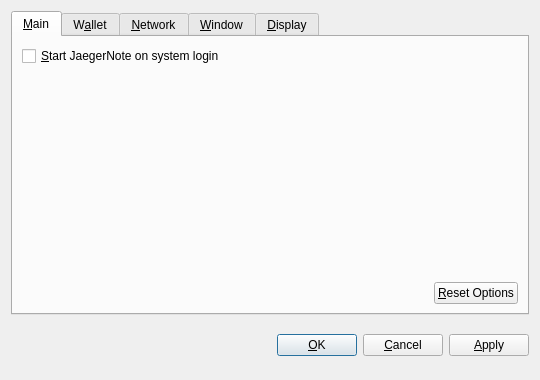
<?xml version="1.0" encoding="UTF-8"?>
<ui version="4.0">
 <class>OptionsDialog</class>
 <widget class="QDialog" name="OptionsDialog">
  <property name="geometry">
   <rect>
    <x>0</x>
    <y>0</y>
    <width>540</width>
    <height>380</height>
   </rect>
  </property>
  <property name="windowTitle">
   <string>Options</string>
  </property>
  <property name="modal">
   <bool>true</bool>
  </property>
  <layout class="QVBoxLayout" name="verticalLayout">
   <item>
    <widget class="QTabWidget" name="tabWidget">
     <property name="tabPosition">
      <enum>QTabWidget::North</enum>
     </property>
     <property name="currentIndex">
      <number>0</number>
     </property>
     <widget class="QWidget" name="tabMain">
      <attribute name="title">
       <string>&amp;Main</string>
      </attribute>
      <layout class="QVBoxLayout" name="verticalLayout_Main">
       <item>
        <widget class="QCheckBox" name="bitcoinAtStartup">
         <property name="toolTip">
          <string>Automatically start JaegerNote after logging in to the system.</string>
         </property>
         <property name="text">
          <string>&amp;Start JaegerNote on system login</string>
         </property>
        </widget>
       </item>
       <item>
        <spacer name="verticalSpacer_Main">
         <property name="orientation">
          <enum>Qt::Vertical</enum>
         </property>
         <property name="sizeHint" stdset="0">
          <size>
           <width>20</width>
           <height>40</height>
          </size>
         </property>
        </spacer>
       </item>
       <item>
        <layout class="QHBoxLayout" name="horizontalLayout_2_Main">
         <item>
          <spacer name="horizontalSpacer_2_Main">
           <property name="orientation">
            <enum>Qt::Horizontal</enum>
           </property>
           <property name="sizeHint" stdset="0">
            <size>
             <width>40</width>
             <height>20</height>
            </size>
           </property>
          </spacer>
         </item>
         <item>
          <widget class="QPushButton" name="resetButton">
           <property name="toolTip">
            <string>Reset all client options to default.</string>
           </property>
           <property name="text">
            <string>&amp;Reset Options</string>
           </property>
           <property name="autoDefault">
            <bool>false</bool>
           </property>
          </widget>
         </item>
        </layout>
       </item>
      </layout>
     </widget>
     <widget class="QWidget" name="tabWallet">
      <attribute name="title">
       <string>W&amp;allet</string>
      </attribute>
      <layout class="QVBoxLayout" name="verticalLayout_Network">
       <item>
        <widget class="QLabel" name="transactionFeeInfoLabel">
         <property name="text">
          <string>Optional transaction fee per kB that helps make sure your transactions are processed quickly. Most transactions are 1 kB.</string>
         </property>
         <property name="textFormat">
          <enum>Qt::PlainText</enum>
         </property>
         <property name="wordWrap">
          <bool>true</bool>
         </property>
        </widget>
       </item>
       <item>
        <layout class="QHBoxLayout" name="horizontalLayout_1_Main">
         <item>
          <widget class="QLabel" name="transactionFeeLabel">
           <property name="text">
            <string>Pay transaction &amp;fee</string>
           </property>
           <property name="textFormat">
            <enum>Qt::PlainText</enum>
           </property>
           <property name="buddy">
            <cstring>transactionFee</cstring>
           </property>
          </widget>
         </item>
         <item>
          <widget class="BitcoinAmountField" name="transactionFee"/>
         </item>
         <item>
          <spacer name="horizontalSpacer_1_Main">
           <property name="orientation">
            <enum>Qt::Horizontal</enum>
           </property>
           <property name="sizeHint" stdset="0">
            <size>
             <width>40</width>
             <height>20</height>
            </size>
           </property>
          </spacer>
         </item>
        </layout>
       </item>
       <item>
        <widget class="QLabel" name="label">
         <property name="text">
          <string>If you disable the spending of unconfirmed change, the change from a transaction cannot be used until that transaction has at least one confirmation. This also affects how your balance is computed.</string>
         </property>
         <property name="wordWrap">
          <bool>true</bool>
         </property>
        </widget>
       </item>
       <item>
        <widget class="QCheckBox" name="spendZeroConfChange">
         <property name="text">
          <string>Spend unconfirmed change  (experts only)</string>
         </property>
        </widget>
       </item>
       <item>
        <spacer name="verticalSpacer">
         <property name="orientation">
          <enum>Qt::Vertical</enum>
         </property>
         <property name="sizeHint" stdset="0">
          <size>
           <width>20</width>
           <height>40</height>
          </size>
         </property>
        </spacer>
       </item>
      </layout>
     </widget>
     <widget class="QWidget" name="tabNetwork">
      <attribute name="title">
       <string>&amp;Network</string>
      </attribute>
      <layout class="QVBoxLayout" name="verticalLayout_Network">
       <item>
        <widget class="QCheckBox" name="mapPortUpnp">
         <property name="toolTip">
          <string>Automatically open the JaegerNote client port on the router. This only works when your router supports UPnP and it is enabled.</string>
         </property>
         <property name="text">
          <string>Map port using &amp;UPnP</string>
         </property>
        </widget>
       </item>
       <item>
        <widget class="QCheckBox" name="connectSocks">
         <property name="toolTip">
          <string>Connect to the JaegerNote network through a SOCKS proxy (e.g. when connecting through Tor).</string>
         </property>
         <property name="text">
          <string>&amp;Connect through SOCKS proxy:</string>
         </property>
        </widget>
       </item>
       <item>
        <layout class="QHBoxLayout" name="horizontalLayout_Network">
         <item>
          <widget class="QLabel" name="proxyIpLabel">
           <property name="text">
            <string>Proxy &amp;IP:</string>
           </property>
           <property name="textFormat">
            <enum>Qt::PlainText</enum>
           </property>
           <property name="buddy">
            <cstring>proxyIp</cstring>
           </property>
          </widget>
         </item>
         <item>
          <widget class="QValidatedLineEdit" name="proxyIp">
           <property name="maximumSize">
            <size>
             <width>140</width>
             <height>16777215</height>
            </size>
           </property>
           <property name="toolTip">
            <string>IP address of the proxy (e.g. 127.0.0.1)</string>
           </property>
          </widget>
         </item>
         <item>
          <widget class="QLabel" name="proxyPortLabel">
           <property name="text">
            <string>&amp;Port:</string>
           </property>
           <property name="textFormat">
            <enum>Qt::PlainText</enum>
           </property>
           <property name="buddy">
            <cstring>proxyPort</cstring>
           </property>
          </widget>
         </item>
         <item>
          <widget class="QLineEdit" name="proxyPort">
           <property name="maximumSize">
            <size>
             <width>55</width>
             <height>16777215</height>
            </size>
           </property>
           <property name="toolTip">
            <string>Port of the proxy (e.g. 9050)</string>
           </property>
          </widget>
         </item>
         <item>
          <widget class="QLabel" name="socksVersionLabel">
           <property name="text">
            <string>SOCKS &amp;Version:</string>
           </property>
           <property name="textFormat">
            <enum>Qt::PlainText</enum>
           </property>
           <property name="buddy">
            <cstring>socksVersion</cstring>
           </property>
          </widget>
         </item>
         <item>
          <widget class="QValueComboBox" name="socksVersion">
           <property name="toolTip">
            <string>SOCKS version of the proxy (e.g. 5)</string>
           </property>
          </widget>
         </item>
         <item>
          <spacer name="horizontalSpacer_Network">
           <property name="orientation">
            <enum>Qt::Horizontal</enum>
           </property>
           <property name="sizeHint" stdset="0">
            <size>
             <width>40</width>
             <height>20</height>
            </size>
           </property>
          </spacer>
         </item>
        </layout>
       </item>
       <item>
        <spacer name="verticalSpacer_Network">
         <property name="orientation">
          <enum>Qt::Vertical</enum>
         </property>
         <property name="sizeHint" stdset="0">
          <size>
           <width>20</width>
           <height>40</height>
          </size>
         </property>
        </spacer>
       </item>
      </layout>
     </widget>
     <widget class="QWidget" name="tabWindow">
      <attribute name="title">
       <string>&amp;Window</string>
      </attribute>
      <layout class="QVBoxLayout" name="verticalLayout_Window">
       <item>
        <widget class="QCheckBox" name="minimizeToTray">
         <property name="toolTip">
          <string>Show only a tray icon after minimizing the window.</string>
         </property>
         <property name="text">
          <string>&amp;Minimize to the tray instead of the taskbar</string>
         </property>
        </widget>
       </item>
       <item>
        <widget class="QCheckBox" name="minimizeOnClose">
         <property name="toolTip">
          <string>Minimize instead of exit the application when the window is closed. When this option is enabled, the application will be closed only after selecting Quit in the menu.</string>
         </property>
         <property name="text">
          <string>M&amp;inimize on close</string>
         </property>
        </widget>
       </item>
       <item>
        <spacer name="verticalSpacer_Window">
         <property name="orientation">
          <enum>Qt::Vertical</enum>
         </property>
         <property name="sizeHint" stdset="0">
          <size>
           <width>20</width>
           <height>40</height>
          </size>
         </property>
        </spacer>
       </item>
      </layout>
     </widget>
     <widget class="QWidget" name="tabDisplay">
      <attribute name="title">
       <string>&amp;Display</string>
      </attribute>
      <layout class="QVBoxLayout" name="verticalLayout_Display">
       <item>
        <layout class="QHBoxLayout" name="horizontalLayout_1_Display">
         <item>
          <widget class="QLabel" name="langLabel">
           <property name="text">
            <string>User Interface &amp;language:</string>
           </property>
           <property name="textFormat">
            <enum>Qt::PlainText</enum>
           </property>
           <property name="buddy">
            <cstring>lang</cstring>
           </property>
          </widget>
         </item>
         <item>
          <widget class="QValueComboBox" name="lang">
           <property name="toolTip">
            <string>The user interface language can be set here. This setting will take effect after restarting JaegerNote.</string>
           </property>
          </widget>
         </item>
        </layout>
       </item>
       <item>
        <layout class="QHBoxLayout" name="horizontalLayout_2_Display">
         <item>
          <widget class="QLabel" name="unitLabel">
           <property name="text">
            <string>&amp;Unit to show amounts in:</string>
           </property>
           <property name="textFormat">
            <enum>Qt::PlainText</enum>
           </property>
           <property name="buddy">
            <cstring>unit</cstring>
           </property>
          </widget>
         </item>
         <item>
          <widget class="QValueComboBox" name="unit">
           <property name="toolTip">
            <string>Choose the default subdivision unit to show in the interface and when sending coins.</string>
           </property>
          </widget>
         </item>
        </layout>
       </item>
       <item>
        <widget class="QCheckBox" name="displayAddresses">
         <property name="toolTip">
          <string>Whether to show JaegerNote addresses in the transaction list or not.</string>
         </property>
         <property name="text">
          <string>&amp;Display addresses in transaction list</string>
         </property>
        </widget>
       </item>
       <item>
        <widget class="QCheckBox" name="coinControlFeatures">
         <property name="toolTip">
          <string>Whether to show coin control features or not.</string>
         </property>
         <property name="text">
          <string>Display coin &amp;control features (experts only!)</string>
         </property>
        </widget>
       </item>
       <item>
        <spacer name="verticalSpacer_Display">
         <property name="orientation">
          <enum>Qt::Vertical</enum>
         </property>
         <property name="sizeHint" stdset="0">
          <size>
           <width>20</width>
           <height>40</height>
          </size>
         </property>
        </spacer>
       </item>
      </layout>
     </widget>
    </widget>
   </item>
   <item>
    <layout class="QHBoxLayout" name="horizontalLayout_Buttons">
     <item>
      <spacer name="horizontalSpacer_1">
       <property name="orientation">
        <enum>Qt::Horizontal</enum>
       </property>
       <property name="sizeHint" stdset="0">
        <size>
         <width>40</width>
         <height>48</height>
        </size>
       </property>
      </spacer>
     </item>
     <item>
      <widget class="QLabel" name="statusLabel">
       <property name="font">
        <font>
         <weight>75</weight>
         <bold>true</bold>
        </font>
       </property>
       <property name="text">
        <string/>
       </property>
       <property name="textFormat">
        <enum>Qt::PlainText</enum>
       </property>
       <property name="wordWrap">
        <bool>true</bool>
       </property>
      </widget>
     </item>
     <item>
      <spacer name="horizontalSpacer_2">
       <property name="orientation">
        <enum>Qt::Horizontal</enum>
       </property>
       <property name="sizeHint" stdset="0">
        <size>
         <width>40</width>
         <height>48</height>
        </size>
       </property>
      </spacer>
     </item>
     <item>
      <widget class="QPushButton" name="okButton">
       <property name="text">
        <string>&amp;OK</string>
       </property>
      </widget>
     </item>
     <item>
      <widget class="QPushButton" name="cancelButton">
       <property name="text">
        <string>&amp;Cancel</string>
       </property>
       <property name="autoDefault">
        <bool>false</bool>
       </property>
      </widget>
     </item>
     <item>
      <widget class="QPushButton" name="applyButton">
       <property name="text">
        <string>&amp;Apply</string>
       </property>
       <property name="autoDefault">
        <bool>false</bool>
       </property>
      </widget>
     </item>
    </layout>
   </item>
  </layout>
 </widget>
 <customwidgets>
  <customwidget>
   <class>BitcoinAmountField</class>
   <extends>QSpinBox</extends>
   <header>bitcoinamountfield.h</header>
  </customwidget>
  <customwidget>
   <class>QValueComboBox</class>
   <extends>QComboBox</extends>
   <header>qvaluecombobox.h</header>
  </customwidget>
  <customwidget>
   <class>QValidatedLineEdit</class>
   <extends>QLineEdit</extends>
   <header>qvalidatedlineedit.h</header>
  </customwidget>
 </customwidgets>
 <resources/>
 <connections/>
</ui>
